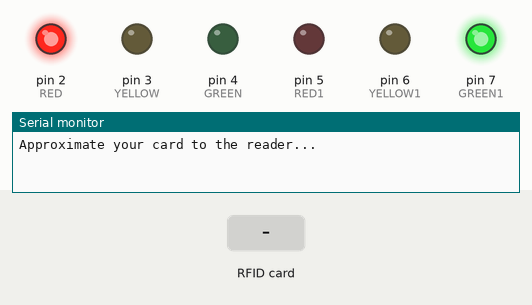
This sketch was run on a simulated Arduino Uno, built with avr-gcc and run on an emulated ATmega328P. Shown: output pins drawn as LEDs (lit = HIGH), the last lines printed to the serial monitor. The inputs (shaded band) are chosen by the test bench. Pins used as bus, display or sensor lines are not drawn.

Above: at 1.2 s.
1.3 s: RFID card 7C 26 C9 6D held to the reader
At 14.6 s:
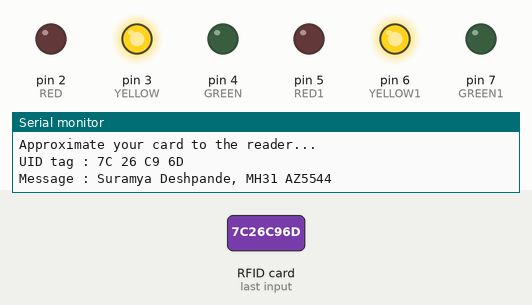
At 18.1 s:
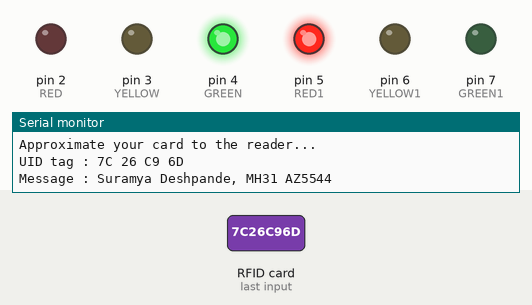
Timing chart, 0 to 18.8 s (numbered marks = the images above; inputs shaded):
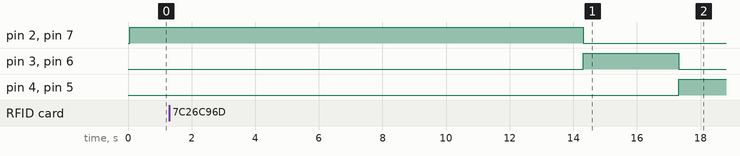

Measured:
- after the input at 1.3 s, pin 2 (RED), pin 7 (GREEN1): HIGH → LOW after 13.0 s; pin 3 (YELLOW), pin 6 (YELLOW1): LOW → HIGH after 13.0 s, → LOW 3.0 s later; pin 4 (GREEN), pin 5 (RED1): LOW → HIGH after 16.0 s

The sketch:

rfiddetection.ino
```cpp
#include <SPI.h>
#include <MFRC522.h>


#define SS_PIN 10
#define RST_PIN 9
//int ex=5;
int GREEN = 4;  // red wire
int YELLOW = 3; //blue wire
int RED = 2;  //blACK wire

int GREEN1 = 7;  // red wire
int YELLOW1 = 6; //blue wire
int RED1 = 5;  //blACK wire

int DELAY_GREEN = 10000;
int DELAY_YELLOW = 3000;
int DELAY_RED = 10000;
MFRC522 mfrc522(SS_PIN, RST_PIN);   // Create MFRC522 instance.

void setup()
{
  pinMode(GREEN, OUTPUT);
  pinMode(YELLOW, OUTPUT);
  pinMode(RED, OUTPUT);

  pinMode(GREEN1, OUTPUT);
  pinMode(YELLOW1, OUTPUT);
  pinMode(RED1, OUTPUT);


  Serial.begin(9600);   // Initiate a serial communication
  SPI.begin();      // Initiate  SPI bus
  mfrc522.PCD_Init();   // Initiate MFRC522
  Serial.println("Approximate your card to the reader...");
  Serial.println();

}

void loop()
{
   red_light();

   if ( ! mfrc522.PICC_IsNewCardPresent())
  {
    return;
  }
  // Select one of the cards
  if ( ! mfrc522.PICC_ReadCardSerial())
  {
    return;
  }
  //Show UID on serial monitor
  Serial.print("UID tag :");
  String content= "";
  byte letter;
  for (byte i = 0; i < mfrc522.uid.size; i++)
  {
     Serial.print(mfrc522.uid.uidByte[i] < 0x10 ? " 0" : " ");
     Serial.print(mfrc522.uid.uidByte[i], HEX);
     content.concat(String(mfrc522.uid.uidByte[i] < 0x10 ? " 0" : " "));
     content.concat(String(mfrc522.uid.uidByte[i], HEX));
  }
  Serial.println();
  Serial.print("Message : ");
  content.toUpperCase();
  if (content.substring(1) == "7C 26 C9 6D") //change here the UID of the card/cards that you want to give access
  {
    Serial.println("Suramya Deshpande, MH31 AZ5544");
    Serial.println();
    delay(3000);
  }

 else if(content.substring(1) == "6C 93 DA 6E"){
    Serial.println("Arihant Rode, MH31 AJ2254");
    delay(3000);
  }
  else
  {
     Serial.println("Jethalal Gada, MH31 AJ6969");
    delay(3000);
  }

  delay(DELAY_RED);
  yellow_light();
  delay(DELAY_YELLOW);
  green_light();
  delay(DELAY_GREEN);
  // Look for new cards

}
void green_light()
{

  digitalWrite(GREEN, HIGH);
  digitalWrite(YELLOW, LOW);
  digitalWrite(RED, LOW);

  digitalWrite(RED1, HIGH);
  digitalWrite(YELLOW1, LOW);
  digitalWrite(GREEN1, LOW);
}

void yellow_light()
{
  digitalWrite(GREEN, LOW);
  digitalWrite(YELLOW, HIGH);
  digitalWrite(RED, LOW);

  digitalWrite(GREEN1, LOW);
  digitalWrite(YELLOW1, HIGH);
  digitalWrite(RED1, LOW);
}

void red_light()
{
  digitalWrite(GREEN, LOW);
  digitalWrite(YELLOW, LOW);
  digitalWrite(RED, HIGH);

  digitalWrite(GREEN1, HIGH);
  digitalWrite(YELLOW1, LOW);
  digitalWrite(RED1, LOW);
}
```
